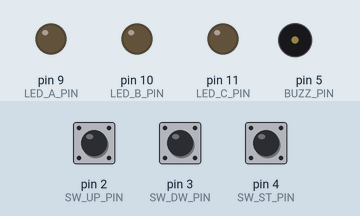
Recording of a sketch running on a simulated Arduino Uno, built with avr-gcc and run on an emulated ATmega328P. Shown: output pins drawn as LEDs (lit = HIGH), buzzer (waves = sounding). The inputs (shaded band) are chosen by the test bench; at power-on: pin 2 (SW_UP_PIN) HIGH, pin 3 (SW_DW_PIN) HIGH, pin 4 (SW_ST_PIN) HIGH. Random numbers use the default seed unless the sketch sets one; what the sketch prints to the serial monitor is not drawn.

Above: at 1.2 s.
1.3 s: pin 2 (SW_UP_PIN) pulled LOW for 1 s
At 3.6 s:
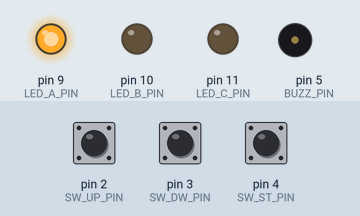
4.2 s: pin 3 (SW_DW_PIN) pulled LOW for 3.2 s
At 8.6 s:
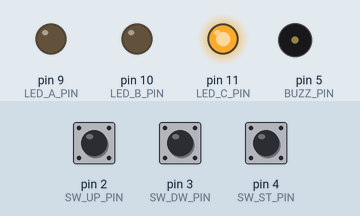
8.9 s: pin 4 (SW_ST_PIN) pulled LOW for 0.15 s
At 10.1 s:
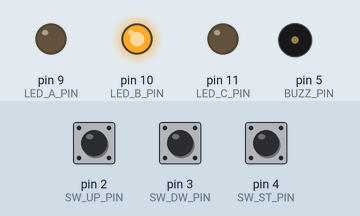
10.5 s: pin 4 (SW_ST_PIN) pulled LOW for 3.2 s
At 11.28 s:
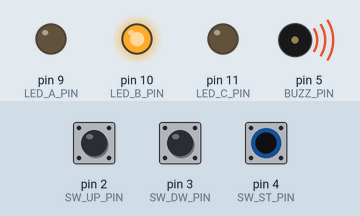
15.2 s: pin 2 (SW_UP_PIN) pulled LOW for 0.15 s
At 15.7 s:
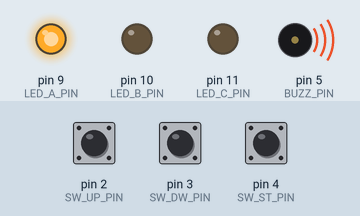
Timing chart, 0 to 18.2 s (numbered marks = the images above; inputs shaded):
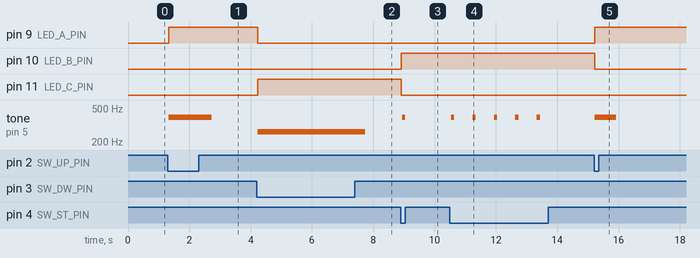

Measured:
- after the input at 1.3 s, pin 9 (LED_A_PIN): LOW → HIGH at once; tone on pin 5 (BUZZ_PIN): silent → 392 Hz at once, → silent 1.4 s later
- after the input at 4.2 s, pin 9 (LED_A_PIN): HIGH → LOW at once; pin 11 (LED_C_PIN): LOW → HIGH at once; tone on pin 5 (BUZZ_PIN): silent → 262 Hz at once, → silent 3.5 s later
- after the input at 8.9 s, pin 10 (LED_B_PIN): LOW → HIGH at once; pin 11 (LED_C_PIN): HIGH → LOW at once; tone on pin 5 (BUZZ_PIN): silent → 392 Hz at once, → silent 0.10 s later
- after the input at 10.5 s, tone on pin 5 (BUZZ_PIN): alternates 392 Hz for 0.10 s and silent for 0.60 s, 10 changes in all, then stays silent, starting at once
- after the input at 15.2 s, pin 9 (LED_A_PIN): LOW → HIGH at once; pin 10 (LED_B_PIN): HIGH → LOW at once; tone on pin 5 (BUZZ_PIN): silent → 392 Hz at once, → silent 0.70 s later

The sketch:

5-1-5_random_numbers_game.ino
```cpp
/*
 * 프로젝트 : 5-1 랜덤 숫자 추리 게임기
 * 동작설명
 * - 1~9 사이의 자연수 값으로 랜덤한 숫자가 정해집니다
 * - UP, DOWN, Enter 3가지의 버튼으로 게임기를 조종합니다
 * - UP,DOWN 버튼으로 숫자값을 조절한 후, Enter 버튼으로 정답을 맞춥니다
 * - 정답이 아니라면, 부저에서 짧은 소리가 한번, 정답이 맞다면, 노래소리가 나옵니다
 */

#define SW_UP_PIN    2        // 버튼 UP
#define SW_DW_PIN    3        // 버튼 DOWN
#define SW_ST_PIN    4        // 버튼 Enter
#define BUZZ_PIN     5        // 부저(Passive)
#define LED_A_PIN    9        // 3색 LED -> UP
#define LED_B_PIN   10        // 3색 LED -> START
#define LED_C_PIN   11        // 3색 LED -> DOWN

#define C 262 // 도
#define D 294 // 레
#define E 330 // 미
#define F 349 // 파
#define G 392 // 솔
#define A 440 // 라
#define B 494 // 시

int tempo[] = {200, 300, 200, 300, 200, 300, 200, 300, 200, 300, 200, 300, 200, 300, 200, 300, 200, 300, 200, 300, 200, 300, 200, 300}; // duration 옵션 값 설정
int notes[] = { G, G, A, A, G, G, E, G, G, E, E, D, G, G, A, A, G, G, E, G, E, D, E, C };

int answer = 1;
int randomNumber = 0;

void setup()
{
    pinMode(SW_UP_PIN, INPUT);    // 디지털 - 입력
    pinMode(SW_DW_PIN, INPUT);    // 디지털 - 입력
    pinMode(SW_ST_PIN, INPUT);    // 디지털 - 입력
    pinMode(BUZZ_PIN, OUTPUT);    // 디지털 - 출력
    pinMode(LED_A_PIN, OUTPUT);   // 디지털 - 출력
    pinMode(LED_B_PIN, OUTPUT);   // 디지털 - 출력
    pinMode(LED_C_PIN, OUTPUT);   // 디지털 - 출력
    randomSeed(analogRead(0));

    Serial.begin(9600);
    Serial.println("Welcome, DALGONA.edu~");

    randomNumber = random(1, 10); //1~9
    Serial.println("1부터 9까지의 랜덤 숫자를 맞춰보세요~");
}

void loop()
{
    Serial.println(randomNumber);
    Serial.println(answer);
    if(digitalRead(SW_UP_PIN) == 0)
    {
        if(answer < 9)
        {
            answer++;
            Serial.println("1만큼 커졌어요!");
        }
        else
        {
            Serial.println("숫자는 9까지 커질 수 있어요!");
        }
        LED(1);
        tone (BUZZ_PIN, 392);
        delay(700);
        noTone(BUZZ_PIN);
    }

    if(digitalRead(SW_DW_PIN) == 0)
    {
        if(answer > 1)
        {
            answer--;
            Serial.println("1만큼 작아졌어요!");
        }
        else
        {
            Serial.println("숫자는 1까지 작아질 수 있어요!");
        }
        LED(3);
        tone (BUZZ_PIN, 262);
        delay(700);
        noTone(BUZZ_PIN);
    }
    if(digitalRead(SW_ST_PIN) == 0)
    {
        LED(2);
        if(answer == randomNumber) // 정답
        {
            Serial.println("");
            end_buzzer();
            randomNumber = random(1, 10);
        }
        else
        {
            if(answer > randomNumber) // 정답보다 숫자가 큰 경우
            {
                Serial.println("정답은 더 작은 숫자에요!");
                tone (BUZZ_PIN, 262, 100);
            }
            else // 정답보다 숫자가 작은 경우
            {
                Serial.println("정답은 더 큰 숫자에요!");
                tone (BUZZ_PIN, 392, 100);
            }
        }
        delay(700);
    }
}

void LED(int temp)
{
    for(int i=9; i<12; i++)
        digitalWrite(i, LOW);
    if(temp == 1)
        digitalWrite(LED_A_PIN, HIGH);  // UP
    else if(temp == 2)
        digitalWrite(LED_B_PIN, HIGH);  // START
    else if(temp == 3)
        digitalWrite(LED_C_PIN, HIGH);  // DOWN
    else;
}

void end_buzzer()
{
    for (int i = 0; i < 12; i++)
    {
        tone (BUZZ_PIN, notes[ i ], tempo[ i ]);
        delay (tempo[ i ]);
    }
    delay(100); // 멜로디 중간에 짧게 멈추는 용도

    for (int i = 12; i < 24; i++)
    {
        tone (BUZZ_PIN, notes[ i ], tempo[ i ]);
        delay(tempo[ i ]);
    }
    noTone(BUZZ_PIN);
}
```
